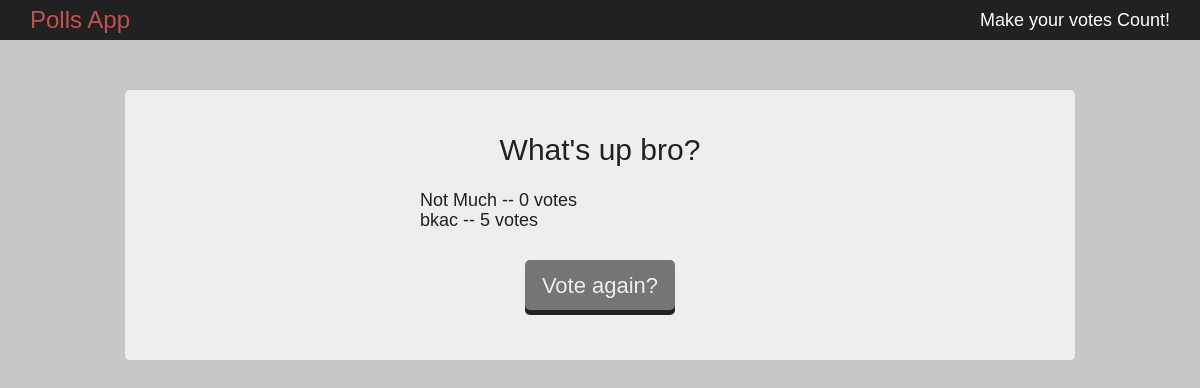
Before: /polls/1/results/ with the older database file.
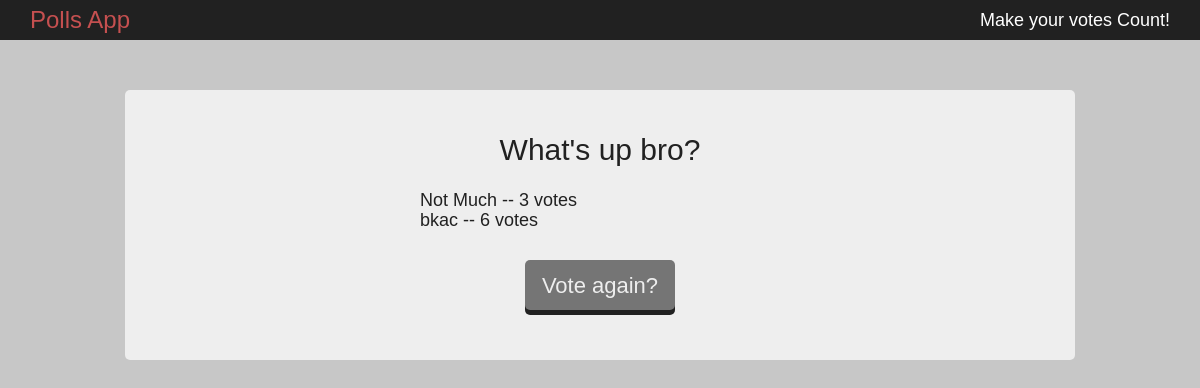
After: the same page with the newer database file.
### polls/models.py (models this page shows, shortened)
class Choice(models.Model):
	question = models.ForeignKey(Question,on_delete=models.CASCADE,related_name='choice_set')
	choice_text = models.CharField(max_length=200)
	votes = models.IntegerField(default=0)

### polls/views.py (the view)
# urls.py: url(r'^(?P<pk>[0-9]+)/results/$',views.ResultsView.as_view(),name='results'),
class ResultsView(generic.DetailView):
	template_name = 'polls/results.html'
	model = Question

### polls/templates/polls/results.html
{% extends 'polls/base.html' %}
{% block content %}
	<h1>{{ question.question_text }}</h1>
	<ul>
	{% for choice in question.choice_set.all %}
	    <li>{{ choice.choice_text }} -- {{ choice.votes }} vote{{ choice.votes|pluralize }}</li>
	{% endfor %}
	</ul>
	<button><a href="{% url 'polls:detail' question.id %}">Vote again?</a></button>
{% endblock %}

Changed rows visible on the page:
changed Choice "Not Much": votes "0" → "3"
changed Choice "bkac": votes "5" → "6"
